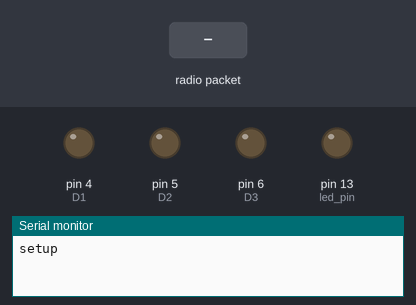
Simulated run of this sketch. Board: Arduino Uno, built with avr-gcc and run on an emulated ATmega328P. Shown: output pins drawn as LEDs (lit = HIGH), the last lines printed to the serial monitor. The test bench sets the inputs (shaded band). No radio packets arrive unless stated.

Above: at 2.2 s.
2.3 s: radio packet "HELLO" arrives
At 3.4 s:
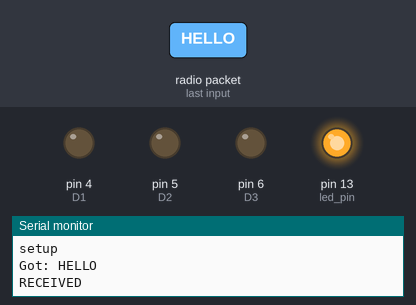
3.8 s: radio packet "switch" arrives
5.3 s: radio packet "switoh" arrives
Timing chart, 0 to 8.3 s (numbered marks = the images above; inputs shaded):
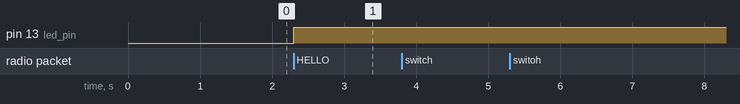

The sketch:

receiverhelmet.ino
```cpp
// (licence header left out)
#include <VirtualWire.h>

const int led_pin = 13;
const int transmit_pin = 12;
const int receive_pin = 11;
const int transmit_en_pin = 3;
int D4=7,D3=6,D2=5,D1=4;
char check[7];

void setup()
{
    delay(1000);
    Serial.begin(9600);	// Debugging only
    Serial.println("setup");

    // Initialise the IO and ISR
    vw_set_tx_pin(transmit_pin);
    vw_set_rx_pin(receive_pin);
    vw_set_ptt_pin(transmit_en_pin);
    vw_set_ptt_inverted(true); // Required for DR3100
    vw_setup(2000);	 // Bits per sec

    vw_rx_start();       // Start the receiver PLL running

    pinMode(led_pin, OUTPUT);
    pinMode(D1,OUTPUT);
    pinMode(D2,OUTPUT);
    pinMode(D3,OUTPUT);
    pinMode(D4,OUTPUT);
}

void loop()
{
   uint8_t buf[VW_MAX_MESSAGE_LEN];
    uint8_t buflen = VW_MAX_MESSAGE_LEN;
  String msg,msg1;
  char message1[10],message2[10],message[20];
    if (vw_get_message(buf, &buflen)) // Non-blocking
    {
 int j=0,l=0,k=0;

        digitalWrite(led_pin, HIGH); // Flash a light to show received good message
  // Message with a good checksum received, dump it.
  Serial.print("Got: ");
  for(int q=0;q<buflen;q++)
    {
      message[q]=(char)buf[q];
    }
  for(int i=0;i<5;i++)
  {
    message1[j]=message[i];
    j++;
  }
  message1[j]='\0';
 msg=message1;
 Serial.print(msg);
 Serial.print(' ');
 for(k=j;k<11;k++)
 {
   message2[l]=message[k];
    l++;
 }
 message2[l]='\0';
 msg1=message2;
 //Serial.print(msg1);
 Serial.println();
if(msg.equals("HELLO")==1)
 {Serial.println("RECEIVED");
if(msg1.equals("switch")==1)
 {Serial.println("IGNITION ON");
   digitalWrite(D1,1);
   digitalWrite(D2,0);
   digitalWrite(D3,0);
   digitalWrite(D4,0);
 }
  else if(msg1.equals("switoh")==1)
  {Serial.println("IGNITION OFF");
  digitalWrite(D1,0);
  digitalWrite(D2,0);
  digitalWrite(D3,0);
  digitalWrite(D4,0);
 }
 }
 else
 Serial.println("NOT RECEIVED");
 delay(500);
}
}
```

Measured:
- after the input at 2.3 s, pin 13 (led_pin): LOW → HIGH at once
